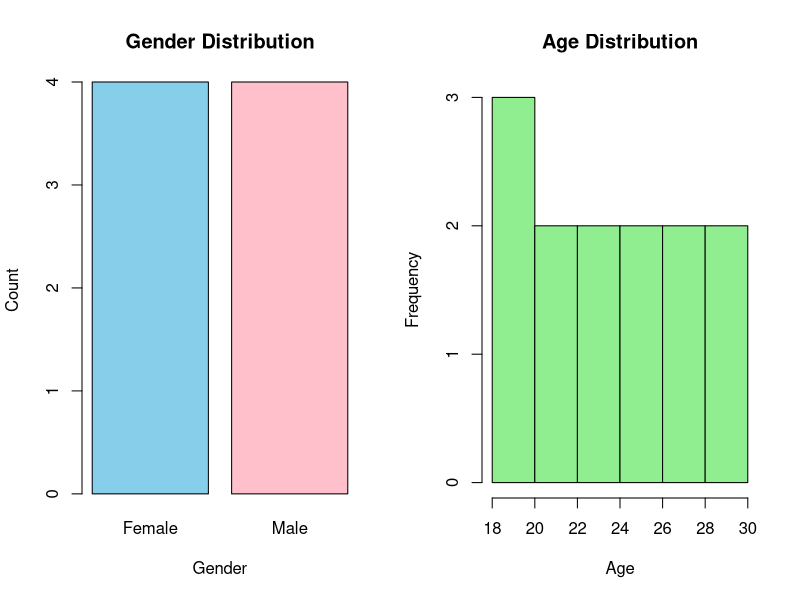

Here is the R script that generated this plot:
gender <- c("Male","Female","Male","Female","Male","Female","Male","Female")
age <- c(18,19,20,21,22,23,24,25,26,27,28,29,30)

par(mfrow = c(1,2))

gender_count <- table(gender)

barplot(
  gender_count,
  main = "Gender Distribution",
  xlab = "Gender",
  ylab = "Count",
  col = c("skyblue","pink")
)

hist(
  age,
  main = "Age Distribution",
  xlab = "Age",
  ylab = "Frequency",
  col = "lightgreen",
  breaks = 5
)
